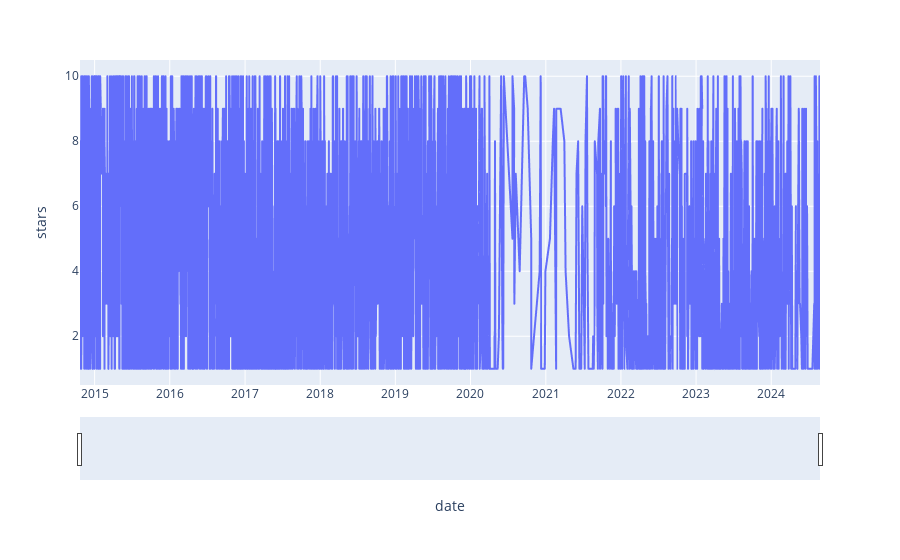

Notebook code cell kept with this figure:
### Code cell
fig = px.line(df, x='date', y="stars")
fig.update_xaxes(rangeslider_visible=True)
fig.show()

### Figure 1 — Plotly figure (JSON) as saved in the notebook; plotly's stock layout.template omitted (floating-point values rounded to 4 significant figures; data arrays with more than 128 entries replaced by an {"elided": "..."} marker saying what was removed)
{"data": [{"hovertemplate": "date=%{x}<br>stars=%{y}<extra></extra>", "legendgroup": "", "line": {"color": "#636efa", "dash": "solid"}, "marker": {"symbol": "circle"}, "mode": "lines", "name": "", "showlegend": false, "type": "scattergl", "x": {"elided": "3496 str values"}, "xaxis": "x", "y": {"elided": "3496 int values"}, "yaxis": "y"}], "layout": {"legend": {"tracegroupgap": 0}, "margin": {"t": 60}, "xaxis": {"anchor": "y", "domain": [0, 1], "rangeslider": {"visible": true}, "title": {"text": "date"}}, "yaxis": {"anchor": "x", "domain": [0, 1], "title": {"text": "stars"}}}}
